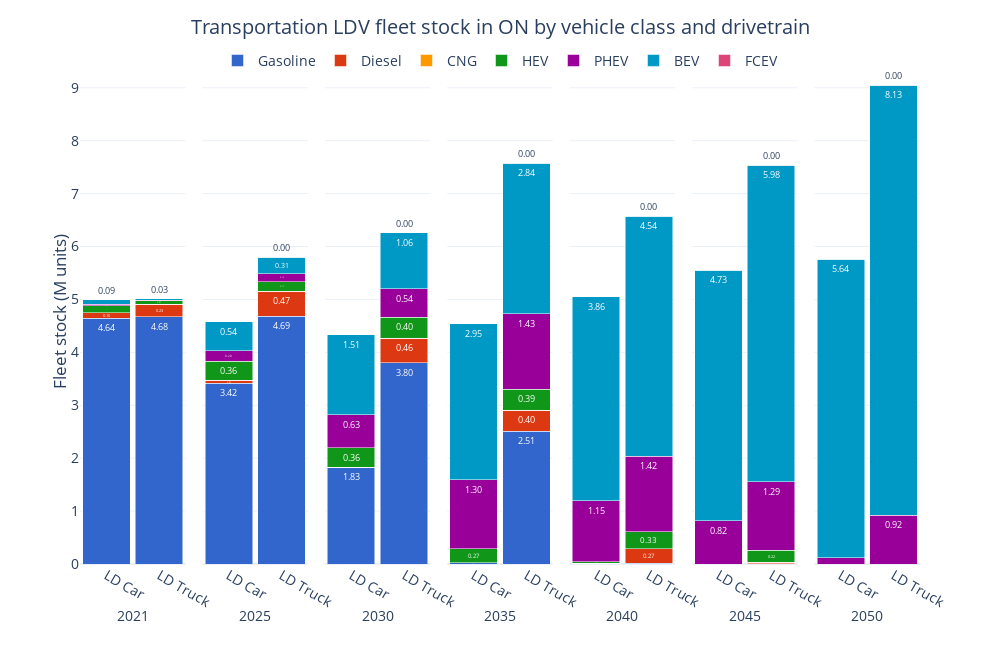

Notebook code cell kept with this figure:
### Code cell
ref_fig = ref_trncap[ref_trncap['Vehicle Class'].isin(['LD Car', 'LD Truck'])][['Period', 'Vehicle Class', 'Capacity (M units)', 'Carrier']].groupby(['Period', 'Vehicle Class', 'Carrier'], as_index=False).sum()

ref_fig['Carrier'] = pd.Categorical(ref_fig['Carrier'], categories=drivetrain_order, ordered=True)
ref_fig = ref_fig.sort_values(['Carrier', 'Period'])

fig = px.bar(ref_fig, 
             x='Vehicle Class', 
             y='Capacity (M units)', 
             color='Carrier', 
             barmode='stack', 
             facet_col='Period',
             facet_col_spacing=2E-2,
             template='plotly_white',
             color_discrete_sequence=px.colors.qualitative.G10[:7] + px.colors.qualitative.G10[8:],
             text_auto='.2f',
            #  text='Demand (PJ)_sum'
             width=1000, height=650,
             )

fig.update_layout(title=dict(
        text='Transportation LDV fleet stock in ON by vehicle class and drivetrain',
        x=0.5, 
        y=0.97,
        xanchor='center',
        yanchor='top'
    ),
    xaxis=dict(title='Period'),
    yaxis=dict(title='Fleet stock (M units)',
               dtick=1),
    yaxis_title_standoff=0,
    legend_title_text='',
    bargap=0.1,
    legend=dict(
        orientation='h',  
        yanchor='top',
        y=1.03,  
        xanchor='center',
        x=0.5),
    font=dict(
        # family="Open Sans",
        size=14)
    )

for annotation in fig.layout.annotations:
    annotation.text = annotation.text.split('=')[1]
    annotation.y = -0.08  
    annotation.yanchor = 'top' 

for axis in fig.layout:
    if axis.startswith('yaxis'):
        fig.layout[axis].dtick = 1

for axis in fig.layout:
    if axis.startswith('xaxis'):
        fig.layout[axis].title.text = ''

fig.for_each_trace(lambda trace: trace.update(textfont=dict(size=9)))

fig.show()

### Figure 1 — Plotly figure (JSON) as saved in the notebook; plotly's stock layout.template omitted (floating-point values rounded to 4 significant figures)
{"data": [{"alignmentgroup": "True", "hovertemplate": "Carrier=Gasoline<br>Period=2021<br>Vehicle Class=%{x}<br>Capacity (M units)=%{y}<extra></extra>", "legendgroup": "Gasoline", "marker": {"color": "#3366CC", "pattern": {"shape": ""}}, "name": "Gasoline", "offsetgroup": "Gasoline", "orientation": "v", "showlegend": true, "textfont": {"size": 9}, "textposition": "auto", "texttemplate": "%{y:.2f}", "type": "bar", "x": ["LD Car", "LD Truck"], "xaxis": "x", "y": [4.642, 4.677], "yaxis": "y"}, {"alignmentgroup": "True", "hovertemplate": "Carrier=Gasoline<br>Period=2025<br>Vehicle Class=%{x}<br>Capacity (M units)=%{y}<extra></extra>", "legendgroup": "Gasoline", "marker": {"color": "#3366CC", "pattern": {"shape": ""}}, "name": "Gasoline", "offsetgroup": "Gasoline", "orientation": "v", "showlegend": false, "textfont": {"size": 9}, "textposition": "auto", "texttemplate": "%{y:.2f}", "type": "bar", "x": ["LD Car", "LD Truck"], "xaxis": "x2", "y": [3.418, 4.685], "yaxis": "y2"}, {"alignmentgroup": "True", "hovertemplate": "Carrier=Gasoline<br>Period=2030<br>Vehicle Class=%{x}<br>Capacity (M units)=%{y}<extra></extra>", "legendgroup": "Gasoline", "marker": {"color": "#3366CC", "pattern": {"shape": ""}}, "name": "Gasoline", "offsetgroup": "Gasoline", "orientation": "v", "showlegend": false, "textfont": {"size": 9}, "textposition": "auto", "texttemplate": "%{y:.2f}", "type": "bar", "x": ["LD Car", "LD Truck"], "xaxis": "x3", "y": [1.828, 3.804], "yaxis": "y3"}, {"alignmentgroup": "True", "hovertemplate": "Carrier=Gasoline<br>Period=2035<br>Vehicle Class=%{x}<br>Capacity (M units)=%{y}<extra></extra>", "legendgroup": "Gasoline", "marker": {"color": "#3366CC", "pattern": {"shape": ""}}, "name": "Gasoline", "offsetgroup": "Gasoline", "orientation": "v", "showlegend": false, "textfont": {"size": 9}, "textposition": "auto", "texttemplate": "%{y:.2f}", "type": "bar", "x": ["LD Car", "LD Truck"], "xaxis": "x4", "y": [0.02067, 2.506], "yaxis": "y4"}, {"alignmentgroup": "True", "hovertemplate": "Carrier=Gasoline<br>Period=2040<br>Vehicle Class=%{x}<br>Capacity (M units)=%{y}<extra></extra>", "legendgroup": "Gasoline", "marker": {"color": "#3366CC", "pattern": {"shape": ""}}, "name": "Gasoline", "offsetgroup": "Gasoline", "orientation": "v", "showlegend": false, "textfont": {"size": 9}, "textposition": "auto", "texttemplate": "%{y:.2f}", "type": "bar", "x": ["LD Car", "LD Truck"], "xaxis": "x5", "y": [0.01098, 0.01778], "yaxis": "y5"}, {"alignmentgroup": "True", "hovertemplate": "Carrier=Gasoline<br>Period=2045<br>Vehicle Class=%{x}<br>Capacity (M units)=%{y}<extra></extra>", "legendgroup": "Gasoline", "marker": {"color": "#3366CC", "pattern": {"shape": ""}}, "name": "Gasoline", "offsetgroup": "Gasoline", "orientation": "v", "showlegend": false, "textfont": {"size": 9}, "textposition": "auto", "texttemplate": "%{y:.2f}", "type": "bar", "x": ["LD Car", "LD Truck"], "xaxis": "x6", "y": [0, 0.009353], "yaxis": "y6"}, {"alignmentgroup": "True", "hovertemplate": "Carrier=Gasoline<br>Period=2050<br>Vehicle Class=%{x}<br>Capacity (M units)=%{y}<extra></extra>", "legendgroup": "Gasoline", "marker": {"color": "#3366CC", "pattern": {"shape": ""}}, "name": "Gasoline", "offsetgroup": "Gasoline", "orientation": "v", "showlegend": false, "textfont": {"size": 9}, "textposition": "auto", "texttemplate": "%{y:.2f}", "type": "bar", "x": ["LD Car", "LD Truck"], "xaxis": "x7", "y": [0, 0], "yaxis": "y7"}, {"alignmentgroup": "True", "hovertemplate": "Carrier=Diesel<br>Period=2021<br>Vehicle Class=%{x}<br>Capacity (M units)=%{y}<extra></extra>", "legendgroup": "Diesel", "marker": {"color": "#DC3912", "pattern": {"shape": ""}}, "name": "Diesel", "offsetgroup": "Diesel", "orientation": "v", "showlegend": true, "textfont": {"size": 9}, "textposition": "auto", "texttemplate": "%{y:.2f}", "type": "bar", "x": ["LD Car", "LD Truck"], "xaxis": "x", "y": [0.104, 0.2329], "yaxis": "y"}, {"alignmentgroup": "True", "hovertemplate": "Carrier=Diesel<br>Period=2025<br>Vehicle Class=%{x}<br>Capacity (M units)=%{y}<extra></extra>", "legendgroup": "Diesel", "marker": {"color": "#DC3912", "pattern": {"shape": ""}}, "name": "Diesel", "offsetgroup": "Diesel", "orientation": "v", "showlegend": false, "textfont": {"size": 9}, "textposition": "auto", "texttemplate": "%{y:.2f}", "type": "bar", "x": ["LD Car", "LD Truck"], "xaxis": "x2", "y": [0.05093, 0.473], "yaxis": "y2"}, {"alignmentgroup": "True", "hovertemplate": "Carrier=Diesel<br>Period=2030<br>Vehicle Class=%{x}<br>Capacity (M units)=%{y}<extra></extra>", "legendgroup": "Diesel", "marker": {"color": "#DC3912", "pattern": {"shape": ""}}, "name": "Diesel", "offsetgroup": "Diesel", "orientation": "v", "showlegend": false, "textfont": {"size": 9}, "textposition": "auto", "texttemplate": "%{y:.2f}", "type": "bar", "x": ["LD Car", "LD Truck"], "xaxis": "x3", "y": [0.003281, 0.4643], "yaxis": "y3"}, {"alignmentgroup": "True", "hovertemplate": "Carrier=Diesel<br>Period=2035<br>Vehicle Class=%{x}<br>Capacity (M units)=%{y}<extra></extra>", "legendgroup": "Diesel", "marker": {"color": "#DC3912", "pattern": {"shape": ""}}, "name": "Diesel", "offsetgroup": "Diesel", "orientation": "v", "showlegend": false, "textfont": {"size": 9}, "textposition": "auto", "texttemplate": "%{y:.2f}", "type": "bar", "x": ["LD Car", "LD Truck"], "xaxis": "x4", "y": [4.41e-06, 0.4008], "yaxis": "y4"}, {"alignmentgroup": "True", "hovertemplate": "Carrier=Diesel<br>Period=2040<br>Vehicle Class=%{x}<br>Capacity (M units)=%{y}<extra></extra>", "legendgroup": "Diesel", "marker": {"color": "#DC3912", "pattern": {"shape": ""}}, "name": "Diesel", "offsetgroup": "Diesel", "orientation": "v", "showlegend": false, "textfont": {"size": 9}, "textposition": "auto", "texttemplate": "%{y:.2f}", "type": "bar", "x": ["LD Car", "LD Truck"], "xaxis": "x5", "y": [1.416e-06, 0.2661], "yaxis": "y5"}, {"alignmentgroup": "True", "hovertemplate": "Carrier=Diesel<br>Period=2045<br>Vehicle Class=%{x}<br>Capacity (M units)=%{y}<extra></extra>", "legendgroup": "Diesel", "marker": {"color": "#DC3912", "pattern": {"shape": ""}}, "name": "Diesel", "offsetgroup": "Diesel", "orientation": "v", "showlegend": false, "textfont": {"size": 9}, "textposition": "auto", "texttemplate": "%{y:.2f}", "type": "bar", "x": ["LD Car", "LD Truck"], "xaxis": "x6", "y": [0, 0.02597], "yaxis": "y6"}, {"alignmentgroup": "True", "hovertemplate": "Carrier=Diesel<br>Period=2050<br>Vehicle Class=%{x}<br>Capacity (M units)=%{y}<extra></extra>", "legendgroup": "Diesel", "marker": {"color": "#DC3912", "pattern": {"shape": ""}}, "name": "Diesel", "offsetgroup": "Diesel", "orientation": "v", "showlegend": false, "textfont": {"size": 9}, "textposition": "auto", "texttemplate": "%{y:.2f}", "type": "bar", "x": ["LD Car", "LD Truck"], "xaxis": "x7", "y": [0, 0], "yaxis": "y7"}, {"alignmentgroup": "True", "hovertemplate": "Carrier=CNG<br>Period=2021<br>Vehicle Class=%{x}<br>Capacity (M units)=%{y}<extra></extra>", "legendgroup": "CNG", "marker": {"color": "#FF9900", "pattern": {"shape": ""}}, "name": "CNG", "offsetgroup": "CNG", "orientation": "v", "showlegend": true, "textfont": {"size": 9}, "textposition": "auto", "texttemplate": "%{y:.2f}", "type": "bar", "x": ["LD Car", "LD Truck"], "xaxis": "x", "y": [0, 0], "yaxis": "y"}, {"alignmentgroup": "True", "hovertemplate": "Carrier=CNG<br>Period=2025<br>Vehicle Class=%{x}<br>Capacity (M units)=%{y}<extra></extra>", "legendgroup": "CNG", "marker": {"color": "#FF9900", "pattern": {"shape": ""}}, "name": "CNG", "offsetgroup": "CNG", "orientation": "v", "showlegend": false, "textfont": {"size": 9}, "textposition": "auto", "texttemplate": "%{y:.2f}", "type": "bar", "x": ["LD Car", "LD Truck"], "xaxis": "x2", "y": [2.641e-06, 5.118e-06], "yaxis": "y2"}, {"alignmentgroup": "True", "hovertemplate": "Carrier=CNG<br>Period=2030<br>Vehicle Class=%{x}<br>Capacity (M units)=%{y}<extra></extra>", "legendgroup": "CNG", "marker": {"color": "#FF9900", "pattern": {"shape": ""}}, "name": "CNG", "offsetgroup": "CNG", "orientation": "v", "showlegend": false, "textfont": {"size": 9}, "textposition": "auto", "texttemplate": "%{y:.2f}", "type": "bar", "x": ["LD Car", "LD Truck"], "xaxis": "x3", "y": [4.025e-06, 1.06e-05], "yaxis": "y3"}, {"alignmentgroup": "True", "hovertemplate": "Carrier=CNG<br>Period=2035<br>Vehicle Class=%{x}<br>Capacity (M units)=%{y}<extra></extra>", "legendgroup": "CNG", "marker": {"color": "#FF9900", "pattern": {"shape": ""}}, "name": "CNG", "offsetgroup": "CNG", "orientation": "v", "showlegend": false, "textfont": {"size": 9}, "textposition": "auto", "texttemplate": "%{y:.2f}", "type": "bar", "x": ["LD Car", "LD Truck"], "xaxis": "x4", "y": [4.025e-06, 1.06e-05], "yaxis": "y4"}, {"alignmentgroup": "True", "hovertemplate": "Carrier=CNG<br>Period=2040<br>Vehicle Class=%{x}<br>Capacity (M units)=%{y}<extra></extra>", "legendgroup": "CNG", "marker": {"color": "#FF9900", "pattern": {"shape": ""}}, "name": "CNG", "offsetgroup": "CNG", "orientation": "v", "showlegend": false, "textfont": {"size": 9}, "textposition": "auto", "texttemplate": "%{y:.2f}", "type": "bar", "x": ["LD Car", "LD Truck"], "xaxis": "x5", "y": [1.384e-06, 1.06e-05], "yaxis": "y5"}, {"alignmentgroup": "True", "hovertemplate": "Carrier=CNG<br>Period=2045<br>Vehicle Class=%{x}<br>Capacity (M units)=%{y}<extra></extra>", "legendgroup": "CNG", "marker": {"color": "#FF9900", "pattern": {"shape": ""}}, "name": "CNG", "offsetgroup": "CNG", "orientation": "v", "showlegend": false, "textfont": {"size": 9}, "textposition": "auto", "texttemplate": "%{y:.2f}", "type": "bar", "x": ["LD Car", "LD Truck"], "xaxis": "x6", "y": [0, 5.479e-06], "yaxis": "y6"}, {"alignmentgroup": "True", "hovertemplate": "Carrier=CNG<br>Period=2050<br>Vehicle Class=%{x}<br>Capacity (M units)=%{y}<extra></extra>", "legendgroup": "CNG", "marker": {"color": "#FF9900", "pattern": {"shape": ""}}, "name": "CNG", "offsetgroup": "CNG", "orientation": "v", "showlegend": false, "textfont": {"size": 9}, "textposition": "auto", "texttemplate": "%{y:.2f}", "type": "bar", "x": ["LD Car", "LD Truck"], "xaxis": "x7", "y": [0, 0], "yaxis": "y7"}, {"alignmentgroup": "True", "hovertemplate": "Carrier=HEV<br>Period=2021<br>Vehicle Class=%{x}<br>Capacity (M units)=%{y}<extra></extra>", "legendgroup": "HEV", "marker": {"color": "#109618", "pattern": {"shape": ""}}, "name": "HEV", "offsetgroup": "HEV", "orientation": "v", "showlegend": true, "textfont": {"size": 9}, "textposition": "auto", "texttemplate": "%{y:.2f}", "type": "bar", "x": ["LD Car", "LD Truck"], "xaxis": "x", "y": [0.133, 0.0656], "yaxis": "y"}, {"alignmentgroup": "True", "hovertemplate": "Carrier=HEV<br>Period=2025<br>Vehicle Class=%{x}<br>Capacity (M units)=%{y}<extra></extra>", "legendgroup": "HEV", "marker": {"color": "#109618", "pattern": {"shape": ""}}, "name": "HEV", "offsetgroup": "HEV", "orientation": "v", "showlegend": false, "textfont": {"size": 9}, "textposition": "auto", "texttemplate": "%{y:.2f}", "type": "bar", "x": ["LD Car", "LD Truck"], "xaxis": "x2", "y": [0.3629, 0.1727], "yaxis": "y2"}, {"alignmentgroup": "True", "hovertemplate": "Carrier=HEV<br>Period=2030<br>Vehicle Class=%{x}<br>Capacity (M units)=%{y}<extra></extra>", "legendgroup": "HEV", "marker": {"color": "#109618", "pattern": {"shape": ""}}, "name": "HEV", "offsetgroup": "HEV", "orientation": "v", "showlegend": false, "textfont": {"size": 9}, "textposition": "auto", "texttemplate": "%{y:.2f}", "type": "bar", "x": ["LD Car", "LD Truck"], "xaxis": "x3", "y": [0.3634, 0.3959], "yaxis": "y3"}, {"alignmentgroup": "True", "hovertemplate": "Carrier=HEV<br>Period=2035<br>Vehicle Class=%{x}<br>Capacity (M units)=%{y}<extra></extra>", "legendgroup": "HEV", "marker": {"color": "#109618", "pattern": {"shape": ""}}, "name": "HEV", "offsetgroup": "HEV", "orientation": "v", "showlegend": false, "textfont": {"size": 9}, "textposition": "auto", "texttemplate": "%{y:.2f}", "type": "bar", "x": ["LD Car", "LD Truck"], "xaxis": "x4", "y": [0.2662, 0.3932], "yaxis": "y4"}, {"alignmentgroup": "True", "hovertemplate": "Carrier=HEV<br>Period=2040<br>Vehicle Class=%{x}<br>Capacity (M units)=%{y}<extra></extra>", "legendgroup": "HEV", "marker": {"color": "#109618", "pattern": {"shape": ""}}, "name": "HEV", "offsetgroup": "HEV", "orientation": "v", "showlegend": false, "textfont": {"size": 9}, "textposition": "auto", "texttemplate": "%{y:.2f}", "type": "bar", "x": ["LD Car", "LD Truck"], "xaxis": "x5", "y": [0.03631, 0.3303], "yaxis": "y5"}, {"alignmentgroup": "True", "hovertemplate": "Carrier=HEV<br>Period=2045<br>Vehicle Class=%{x}<br>Capacity (M units)=%{y}<extra></extra>", "legendgroup": "HEV", "marker": {"color": "#109618", "pattern": {"shape": ""}}, "name": "HEV", "offsetgroup": "HEV", "orientation": "v", "showlegend": false, "textfont": {"size": 9}, "textposition": "auto", "texttemplate": "%{y:.2f}", "type": "bar", "x": ["LD Car", "LD Truck"], "xaxis": "x6", "y": [0, 0.2232], "yaxis": "y6"}, {"alignmentgroup": "True", "hovertemplate": "Carrier=HEV<br>Period=2050<br>Vehicle Class=%{x}<br>Capacity (M units)=%{y}<extra></extra>", "legendgroup": "HEV", "marker": {"color": "#109618", "pattern": {"shape": ""}}, "name": "HEV", "offsetgroup": "HEV", "orientation": "v", "showlegend": false, "textfont": {"size": 9}, "textposition": "auto", "texttemplate": "%{y:.2f}", "type": "bar", "x": ["LD Car", "LD Truck"], "xaxis": "x7", "y": [0, 0], "yaxis": "y7"}, {"alignmentgroup": "True", "hovertemplate": "Carrier=PHEV<br>Period=2021<br>Vehicle Class=%{x}<br>Capacity (M units)=%{y}<extra></extra>", "legendgroup": "PHEV", "marker": {"color": "#990099", "pattern": {"shape": ""}}, "name": "PHEV", "offsetgroup": "PHEV", "orientation": "v", "showlegend": true, "textfont": {"size": 9}, "textposition": "auto", "texttemplate": "%{y:.2f}", "type": "bar", "x": ["LD Car", "LD Truck"], "xaxis": "x", "y": [0.02564, 0.01259], "yaxis": "y"}, {"alignmentgroup": "True", "hovertemplate": "Carrier=PHEV<br>Period=2025<br>Vehicle Class=%{x}<br>Capacity (M units)=%{y}<extra></extra>", "legendgroup": "PHEV", "marker": {"color": "#990099", "pattern": {"shape": ""}}, "name": "PHEV", "offsetgroup": "PHEV", "orientation": "v", "showlegend": false, "textfont": {"size": 9}, "textposition": "auto", "texttemplate": "%{y:.2f}", "type": "bar", "x": ["LD Car", "LD Truck"], "xaxis": "x2", "y": [0.2015, 0.1577], "yaxis": "y2"}, {"alignmentgroup": "True", "hovertemplate": "Carrier=PHEV<br>Period=2030<br>Vehicle Class=%{x}<br>Capacity (M units)=%{y}<extra></extra>", "legendgroup": "PHEV", "marker": {"color": "#990099", "pattern": {"shape": ""}}, "name": "PHEV", "offsetgroup": "PHEV", "orientation": "v", "showlegend": false, "textfont": {"size": 9}, "textposition": "auto", "texttemplate": "%{y:.2f}", "type": "bar", "x": ["LD Car", "LD Truck"], "xaxis": "x3", "y": [0.625, 0.5354], "yaxis": "y3"}, {"alignmentgroup": "True", "hovertemplate": "Carrier=PHEV<br>Period=2035<br>Vehicle Class=%{x}<br>Capacity (M units)=%{y}<extra></extra>", "legendgroup": "PHEV", "marker": {"color": "#990099", "pattern": {"shape": ""}}, "name": "PHEV", "offsetgroup": "PHEV", "orientation": "v", "showlegend": false, "textfont": {"size": 9}, "textposition": "auto", "texttemplate": "%{y:.2f}", "type": "bar", "x": ["LD Car", "LD Truck"], "xaxis": "x4", "y": [1.301, 1.433], "yaxis": "y4"}, {"alignmentgroup": "True", "hovertemplate": "Carrier=PHEV<br>Period=2040<br>Vehicle Class=%{x}<br>Capacity (M units)=%{y}<extra></extra>", "legendgroup": "PHEV", "marker": {"color": "#990099", "pattern": {"shape": ""}}, "name": "PHEV", "offsetgroup": "PHEV", "orientation": "v", "showlegend": false, "textfont": {"size": 9}, "textposition": "auto", "texttemplate": "%{y:.2f}", "type": "bar", "x": ["LD Car", "LD Truck"], "xaxis": "x5", "y": [1.145, 1.423], "yaxis": "y5"}, {"alignmentgroup": "True", "hovertemplate": "Carrier=PHEV<br>Period=2045<br>Vehicle Class=%{x}<br>Capacity (M units)=%{y}<extra></extra>", "legendgroup": "PHEV", "marker": {"color": "#990099", "pattern": {"shape": ""}}, "name": "PHEV", "offsetgroup": "PHEV", "orientation": "v", "showlegend": false, "textfont": {"size": 9}, "textposition": "auto", "texttemplate": "%{y:.2f}", "type": "bar", "x": ["LD Car", "LD Truck"], "xaxis": "x6", "y": [0.8177, 1.295], "yaxis": "y6"}, {"alignmentgroup": "True", "hovertemplate": "Carrier=PHEV<br>Period=2050<br>Vehicle Class=%{x}<br>Capacity (M units)=%{y}<extra></extra>", "legendgroup": "PHEV", "marker": {"color": "#990099", "pattern": {"shape": ""}}, "name": "PHEV", "offsetgroup": "PHEV", "orientation": "v", "showlegend": false, "textfont": {"size": 9}, "textposition": "auto", "texttemplate": "%{y:.2f}", "type": "bar", "x": ["LD Car", "LD Truck"], "xaxis": "x7", "y": [0.1214, 0.9172], "yaxis": "y7"}, {"alignmentgroup": "True", "hovertemplate": "Carrier=BEV<br>Period=2021<br>Vehicle Class=%{x}<br>Capacity (M units)=%{y}<extra></extra>", "legendgroup": "BEV", "marker": {"color": "#0099C6", "pattern": {"shape": ""}}, "name": "BEV", "offsetgroup": "BEV", "orientation": "v", "showlegend": true, "textfont": {"size": 9}, "textposition": "auto", "texttemplate": "%{y:.2f}", "type": "bar", "x": ["LD Car", "LD Truck"], "xaxis": "x", "y": [0.09052, 0.02808], "yaxis": "y"}, {"alignmentgroup": "True", "hovertemplate": "Carrier=BEV<br>Period=2025<br>Vehicle Class=%{x}<br>Capacity (M units)=%{y}<extra></extra>", "legendgroup": "BEV", "marker": {"color": "#0099C6", "pattern": {"shape": ""}}, "name": "BEV", "offsetgroup": "BEV", "orientation": "v", "showlegend": false, "textfont": {"size": 9}, "textposition": "auto", "texttemplate": "%{y:.2f}", "type": "bar", "x": ["LD Car", "LD Truck"], "xaxis": "x2", "y": [0.5413, 0.3114], "yaxis": "y2"}, {"alignmentgroup": "True", "hovertemplate": "Carrier=BEV<br>Period=2030<br>Vehicle Class=%{x}<br>Capacity (M units)=%{y}<extra></extra>", "legendgroup": "BEV", "marker": {"color": "#0099C6", "pattern": {"shape": ""}}, "name": "BEV", "offsetgroup": "BEV", "orientation": "v", "showlegend": false, "textfont": {"size": 9}, "textposition": "auto", "texttemplate": "%{y:.2f}", "type": "bar", "x": ["LD Car", "LD Truck"], "xaxis": "x3", "y": [1.514, 1.058], "yaxis": "y3"}, {"alignmentgroup": "True", "hovertemplate": "Carrier=BEV<br>Period=2035<br>Vehicle Class=%{x}<br>Capacity (M units)=%{y}<extra></extra>", "legendgroup": "BEV", "marker": {"color": "#0099C6", "pattern": {"shape": ""}}, "name": "BEV", "offsetgroup": "BEV", "orientation": "v", "showlegend": false, "textfont": {"size": 9}, "textposition": "auto", "texttemplate": "%{y:.2f}", "type": "bar", "x": ["LD Car", "LD Truck"], "xaxis": "x4", "y": [2.954, 2.838], "yaxis": "y4"}, {"alignmentgroup": "True", "hovertemplate": "Carrier=BEV<br>Period=2040<br>Vehicle Class=%{x}<br>Capacity (M units)=%{y}<extra></extra>", "legendgroup": "BEV", "marker": {"color": "#0099C6", "pattern": {"shape": ""}}, "name": "BEV", "offsetgroup": "BEV", "orientation": "v", "showlegend": false, "textfont": {"size": 9}, "textposition": "auto", "texttemplate": "%{y:.2f}", "type": "bar", "x": ["LD Car", "LD Truck"], "xaxis": "x5", "y": [3.86, 4.538], "yaxis": "y5"}, {"alignmentgroup": "True", "hovertemplate": "Carrier=BEV<br>Period=2045<br>Vehicle Class=%{x}<br>Capacity (M units)=%{y}<extra></extra>", "legendgroup": "BEV", "marker": {"color": "#0099C6", "pattern": {"shape": ""}}, "name": "BEV", "offsetgroup": "BEV", "orientation": "v", "showlegend": false, "textfont": {"size": 9}, "textposition": "auto", "texttemplate": "%{y:.2f}", "type": "bar", "x": ["LD Car", "LD Truck"], "xaxis": "x6", "y": [4.735, 5.982], "yaxis": "y6"}, {"alignmentgroup": "True", "hovertemplate": "Carrier=BEV<br>Period=2050<br>Vehicle Class=%{x}<br>Capacity (M units)=%{y}<extra></extra>", "legendgroup": "BEV", "marker": {"color": "#0099C6", "pattern": {"shape": ""}}, "name": "BEV", "offsetgroup": "BEV", "orientation": "v", "showlegend": false, "textfont": {"size": 9}, "textposition": "auto", "texttemplate": "%{y:.2f}", "type": "bar", "x": ["LD Car", "LD Truck"], "xaxis": "x7", "y": [5.64, 8.131], "yaxis": "y7"}, {"alignmentgroup": "True", "hovertemplate": "Carrier=FCEV<br>Period=2021<br>Vehicle Class=%{x}<br>Capacity (M units)=%{y}<extra></extra>", "legendgroup": "FCEV", "marker": {"color": "#DD4477", "pattern": {"shape": ""}}, "name": "FCEV", "offsetgroup": "FCEV", "orientation": "v", "showlegend": true, "textfont": {"size": 9}, "textposition": "auto", "texttemplate": "%{y:.2f}", "type": "bar", "x": ["LD Car", "LD Truck"], "xaxis": "x", "y": [0, 0], "yaxis": "y"}, {"alignmentgroup": "True", "hovertemplate": "Carrier=FCEV<br>Period=2025<br>Vehicle Class=%{x}<br>Capacity (M units)=%{y}<extra></extra>", "legendgroup": "FCEV", "marker": {"color": "#DD4477", "pattern": {"shape": ""}}, "name": "FCEV", "offsetgroup": "FCEV", "orientation": "v", "showlegend": false, "textfont": {"size": 9}, "textposition": "auto", "texttemplate": "%{y:.2f}", "type": "bar", "x": ["LD Car", "LD Truck"], "xaxis": "x2", "y": [2.848e-06, 7.053e-06], "yaxis": "y2"}, {"alignmentgroup": "True", "hovertemplate": "Carrier=FCEV<br>Period=2030<br>Vehicle Class=%{x}<br>Capacity (M units)=%{y}<extra></extra>", "legendgroup": "FCEV", "marker": {"color": "#DD4477", "pattern": {"shape": ""}}, "name": "FCEV", "offsetgroup": "FCEV", "orientation": "v", "showlegend": false, "textfont": {"size": 9}, "textposition": "auto", "texttemplate": "%{y:.2f}", "type": "bar", "x": ["LD Car", "LD Truck"], "xaxis": "x3", "y": [7.719e-06, 0.0001945], "yaxis": "y3"}, {"alignmentgroup": "True", "hovertemplate": "Carrier=FCEV<br>Period=2035<br>Vehicle Class=%{x}<br>Capacity (M units)=%{y}<extra></extra>", "legendgroup": "FCEV", "marker": {"color": "#DD4477", "pattern": {"shape": ""}}, "name": "FCEV", "offsetgroup": "FCEV", "orientation": "v", "showlegend": false, "textfont": {"size": 9}, "textposition": "auto", "texttemplate": "%{y:.2f}", "type": "bar", "x": ["LD Car", "LD Truck"], "xaxis": "x4", "y": [9.952e-06, 0.001465], "yaxis": "y4"}, {"alignmentgroup": "True", "hovertemplate": "Carrier=FCEV<br>Period=2040<br>Vehicle Class=%{x}<br>Capacity (M units)=%{y}<extra></extra>", "legendgroup": "FCEV", "marker": {"color": "#DD4477", "pattern": {"shape": ""}}, "name": "FCEV", "offsetgroup": "FCEV", "orientation": "v", "showlegend": false, "textfont": {"size": 9}, "textposition": "auto", "texttemplate": "%{y:.2f}", "type": "bar", "x": ["LD Car", "LD Truck"], "xaxis": "x5", "y": [9.029e-06, 0.001515], "yaxis": "y5"}, {"alignmentgroup": "True", "hovertemplate": "Carrier=FCEV<br>Period=2045<br>Vehicle Class=%{x}<br>Capacity (M units)=%{y}<extra></extra>", "legendgroup": "FCEV", "marker": {"color": "#DD4477", "pattern": {"shape": ""}}, "name": "FCEV", "offsetgroup": "FCEV", "orientation": "v", "showlegend": false, "textfont": {"size": 9}, "textposition": "auto", "texttemplate": "%{y:.2f}", "type": "bar", "x": ["LD Car", "LD Truck"], "xaxis": "x6", "y": [6.969e-06, 0.001517], "yaxis": "y6"}, {"alignmentgroup": "True", "hovertemplate": "Carrier=FCEV<br>Period=2050<br>Vehicle Class=%{x}<br>Capacity (M units)=%{y}<extra></extra>", "legendgroup": "FCEV", "marker": {"color": "#DD4477", "pattern": {"shape": ""}}, "name": "FCEV", "offsetgroup": "FCEV", "orientation": "v", "showlegend": false, "textfont": {"size": 9}, "textposition": "auto", "texttemplate": "%{y:.2f}", "type": "bar", "x": ["LD Car", "LD Truck"], "xaxis": "x7", "y": [1.02e-05, 0.001354], "yaxis": "y7"}], "layout": {"annotations": [{"font": {}, "showarrow": false, "text": "2021", "x": 0.06286, "xanchor": "center", "xref": "paper", "y": -0.08, "yanchor": "top", "yref": "paper"}, {"font": {}, "showarrow": false, "text": "2025", "x": 0.2086, "xanchor": "center", "xref": "paper", "y": -0.08, "yanchor": "top", "yref": "paper"}, {"font": {}, "showarrow": false, "text": "2030", "x": 0.3543, "xanchor": "center", "xref": "paper", "y": -0.08, "yanchor": "top", "yref": "paper"}, {"font": {}, "showarrow": false, "text": "2035", "x": 0.5, "xanchor": "center", "xref": "paper", "y": -0.08, "yanchor": "top", "yref": "paper"}, {"font": {}, "showarrow": false, "text": "2040", "x": 0.6457, "xanchor": "center", "xref": "paper", "y": -0.08, "yanchor": "top", "yref": "paper"}, {"font": {}, "showarrow": false, "text": "2045", "x": 0.7914, "xanchor": "center", "xref": "paper", "y": -0.08, "yanchor": "top", "yref": "paper"}, {"font": {}, "showarrow": false, "text": "2050", "x": 0.9371, "xanchor": "center", "xref": "paper", "y": -0.08, "yanchor": "top", "yref": "paper"}], "bargap": 0.1, "barmode": "stack", "font": {"size": 14}, "height": 650, "legend": {"orientation": "h", "title": {"text": ""}, "tracegroupgap": 0, "x": 0.5, "xanchor": "center", "y": 1.03, "yanchor": "top"}, "margin": {"t": 60}, "title": {"text": "Transportation LDV fleet stock in ON by vehicle class and drivetrain", "x": 0.5, "xanchor": "center", "y": 0.97, "yanchor": "top"}, "width": 1000, "xaxis": {"anchor": "y", "domain": [0, 0.1257], "title": {"text": ""}}, "xaxis2": {"anchor": "y2", "domain": [0.1457, 0.2714], "matches": "x", "title": {"text": ""}}, "xaxis3": {"anchor": "y3", "domain": [0.2914, 0.4171], "matches": "x", "title": {"text": ""}}, "xaxis4": {"anchor": "y4", "domain": [0.4371, 0.5629], "matches": "x", "title": {"text": ""}}, "xaxis5": {"anchor": "y5", "domain": [0.5829, 0.7086], "matches": "x", "title": {"text": ""}}, "xaxis6": {"anchor": "y6", "domain": [0.7286, 0.8543], "matches": "x", "title": {"text": ""}}, "xaxis7": {"anchor": "y7", "domain": [0.8743, 1.0], "matches": "x", "title": {"text": ""}}, "yaxis": {"anchor": "x", "domain": [0, 1], "dtick": 1, "title": {"standoff": 0, "text": "Fleet stock (M units)"}}, "yaxis2": {"anchor": "x2", "domain": [0, 1], "dtick": 1, "matches": "y", "showticklabels": false}, "yaxis3": {"anchor": "x3", "domain": [0, 1], "dtick": 1, "matches": "y", "showticklabels": false}, "yaxis4": {"anchor": "x4", "domain": [0, 1], "dtick": 1, "matches": "y", "showticklabels": false}, "yaxis5": {"anchor": "x5", "domain": [0, 1], "dtick": 1, "matches": "y", "showticklabels": false}, "yaxis6": {"anchor": "x6", "domain": [0, 1], "dtick": 1, "matches": "y", "showticklabels": false}, "yaxis7": {"anchor": "x7", "domain": [0, 1], "dtick": 1, "matches": "y", "showticklabels": false}}}
